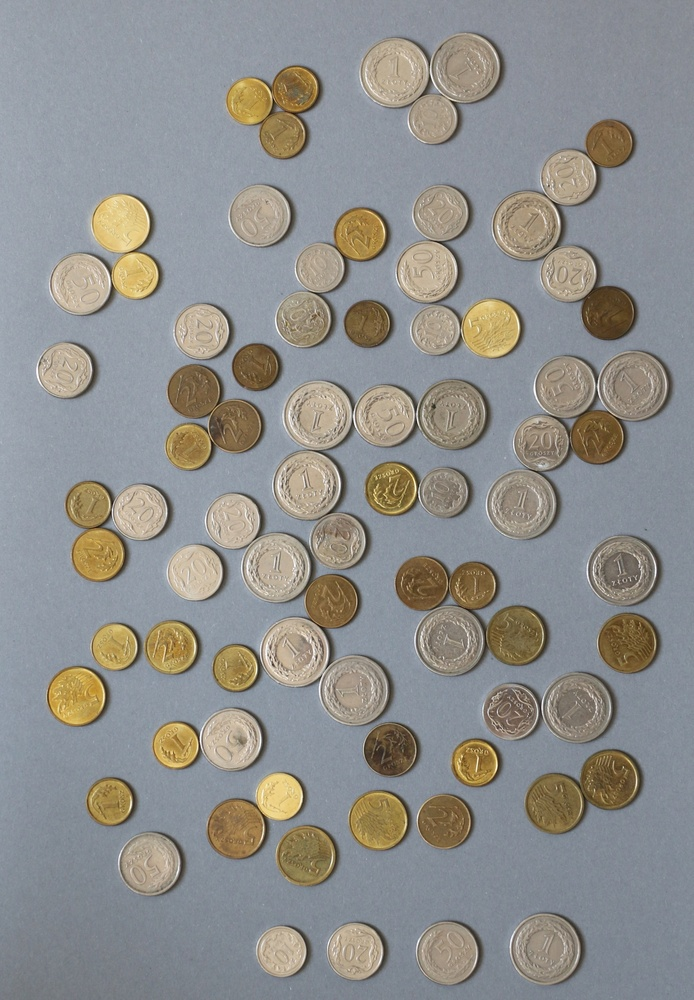
%> input picture Kolos/monety_4.jpg, 694 x 1000 px, shrunk from 1514 x 2182 before the run
$ octave AiPOC_2_10.m   (GNU Octave 9; MATLAB toolbox functions it lacks are replaced by stand-ins)
%> lines starting %> are read from the running program, lines starting %| are printed output that depends on the picture; in (x1, y1, x2, y2) boxes, pixels count from 0 and x2, y2 are one past the last pixel; in counts of white or black regions, pixels touching at a corner belong together; the program's own positions count from 1
%18 37
close all; clear; clc;

a = imread('monety_4.jpg');
%> a is the input picture: size 1000x694x3 uint8; mean R, G, B 143, 142.7, 140.3
a_hsv = rgb2hsv(a);
%> a_hsv: size 1000x694x3 double; mean H, S, V 0.431, 0.169, 0.605

all_coins = a_hsv(:, :, 1) < 0.4;
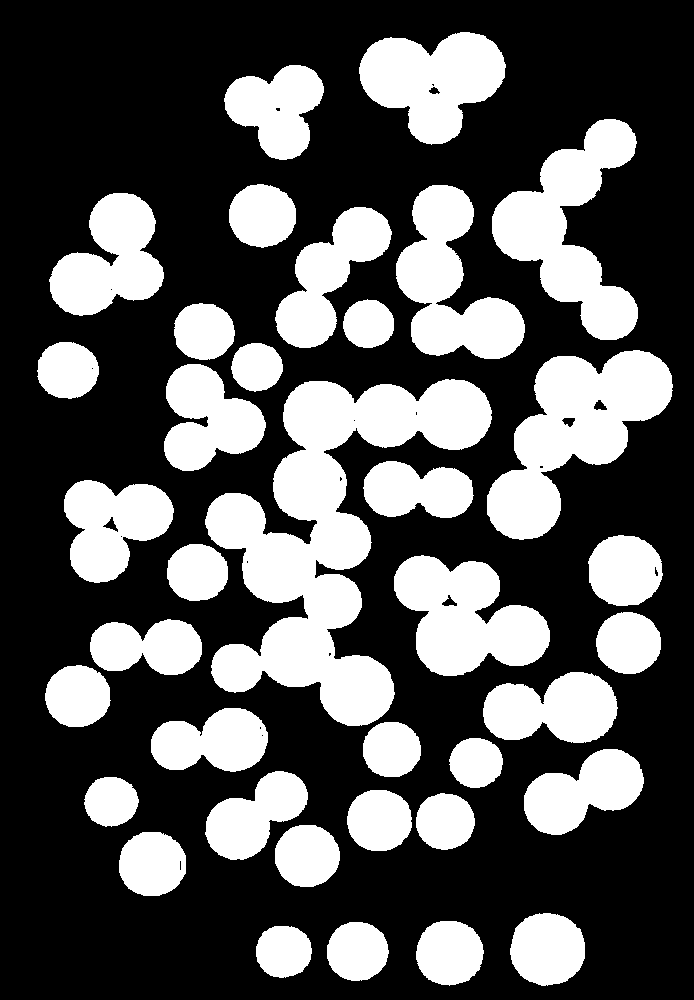
%> all_coins: size 1000x694 logical; 33.4% white; 37 white regions, largest, box (x1, y1, x2, y2) and area: (205, 379, 492, 726) 38257, (487, 350, 673, 540) 16953, (492, 119, 638, 340) 14293
all_coins = imclearborder(all_coins);
all_coins = medfilt2(all_coins, [5 5]);
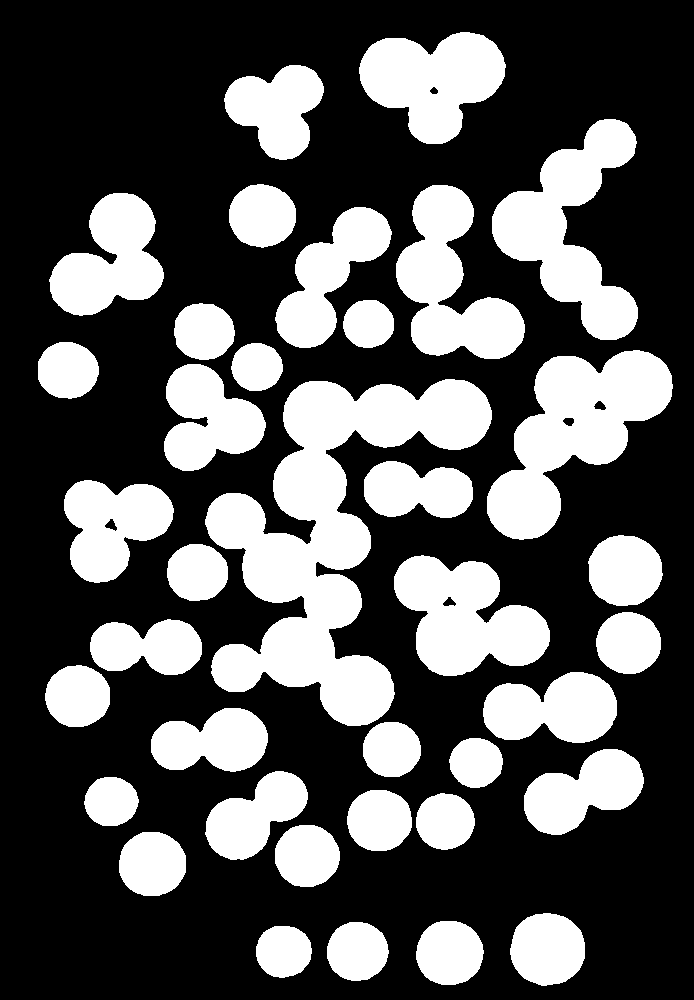
%> all_coins: size 1000x694 logical; 33.4% white; 37 white regions, largest, box (x1, y1, x2, y2) and area: (205, 379, 492, 726) 38310, (487, 350, 673, 540) 16982, (492, 119, 638, 340) 14303
all_coins = imclose(all_coins, ones(7));
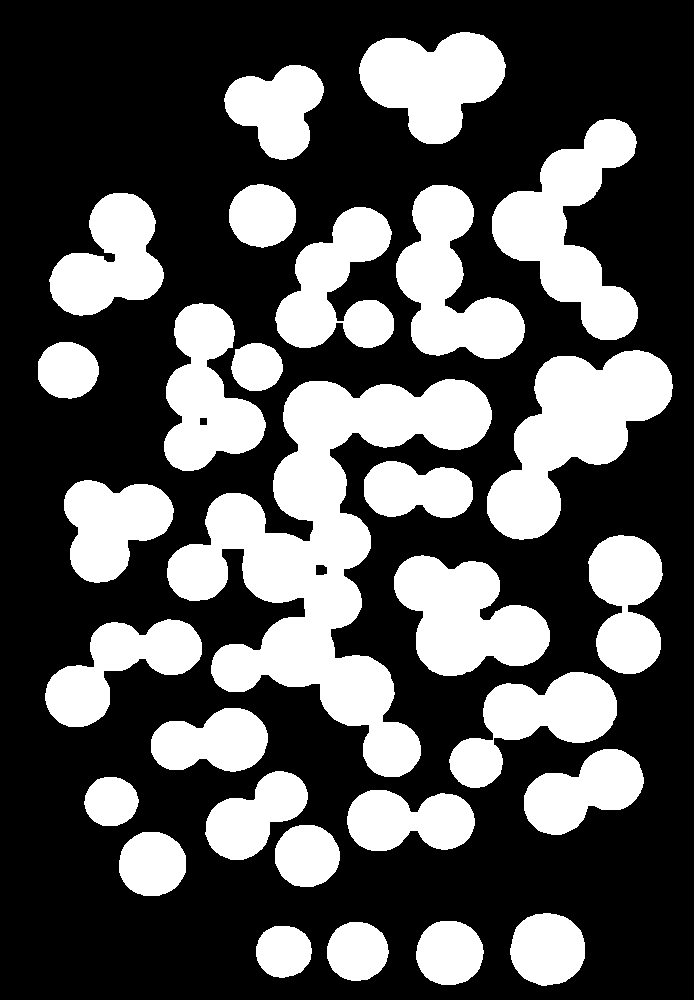
%> all_coins: size 1000x694 logical; 33.7% white; 29 white regions, largest, box (x1, y1, x2, y2) and area: (167, 379, 492, 777) 44159, (487, 350, 673, 540) 17203, (492, 119, 638, 340) 14352
all_coins = imopen(all_coins, ones(7));
%> all_coins: size 1000x694 logical; 33.6% white; 32 white regions, largest, box (x1, y1, x2, y2) and area: (167, 379, 492, 777) 44140, (487, 350, 672, 539) 17188, (492, 119, 638, 340) 14349

%srebrne monetki
srebrne = a(:,:,1)<0.3 & a(:,:,2)<0.4;
%> srebrne: size 1000x694 logical; every value is 0

imshow(srebrne)

$ run again, with Kolos/monety_11.jpg copied over Kolos/monety_4.jpg
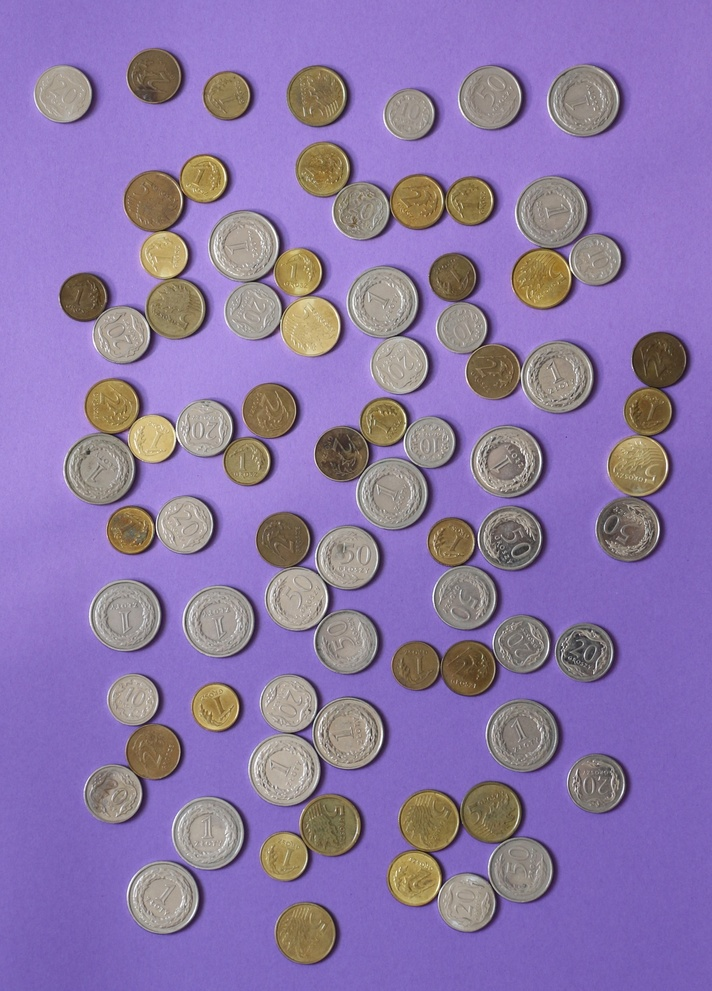
%> input picture Kolos/monety_11.jpg, 712 x 991 px, shrunk from 1415 x 1971 before the run
%> a is the input picture: size 991x712x3 uint8; mean R, G, B 140.7, 119.2, 168.6
%> a_hsv: size 991x712x3 double; mean H, S, V 0.545, 0.357, 0.699
%> `all_coins = a_hsv(:, :, 1) < 0.4;`:
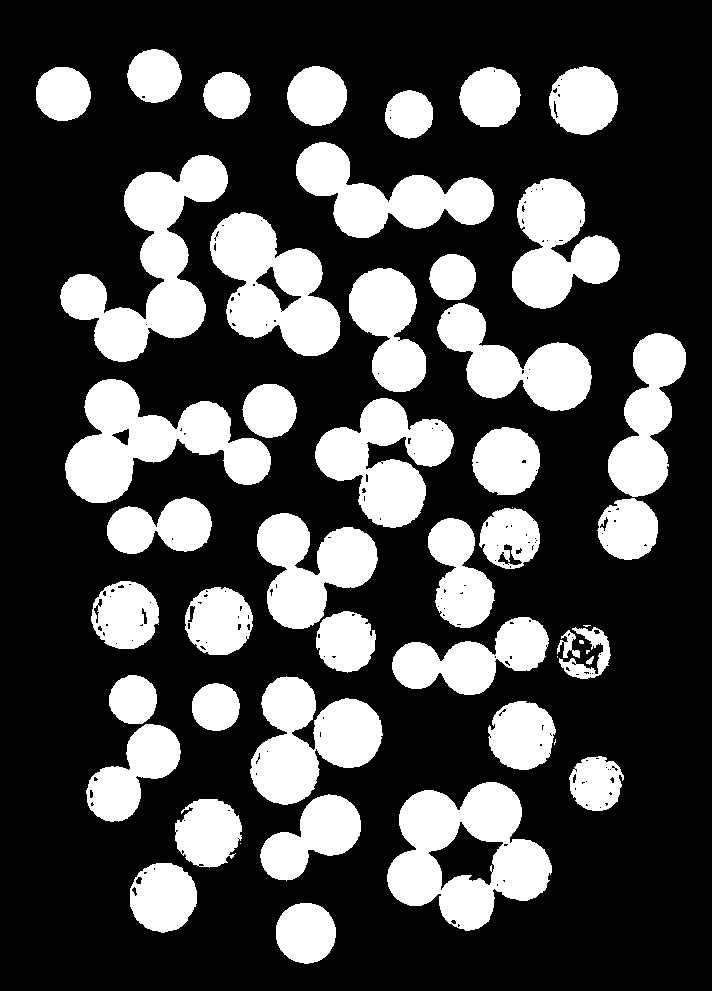
%> all_coins: size 991x712 logical; 28.6% white; 49 white regions (7 under 20 px), largest, box (x1, y1, x2, y2) and area: (387, 782, 552, 931) 13674, (60, 155, 228, 362) 13425, (65, 379, 271, 503) 12110
%> `all_coins = imclose(all_coins, ones(7));`:
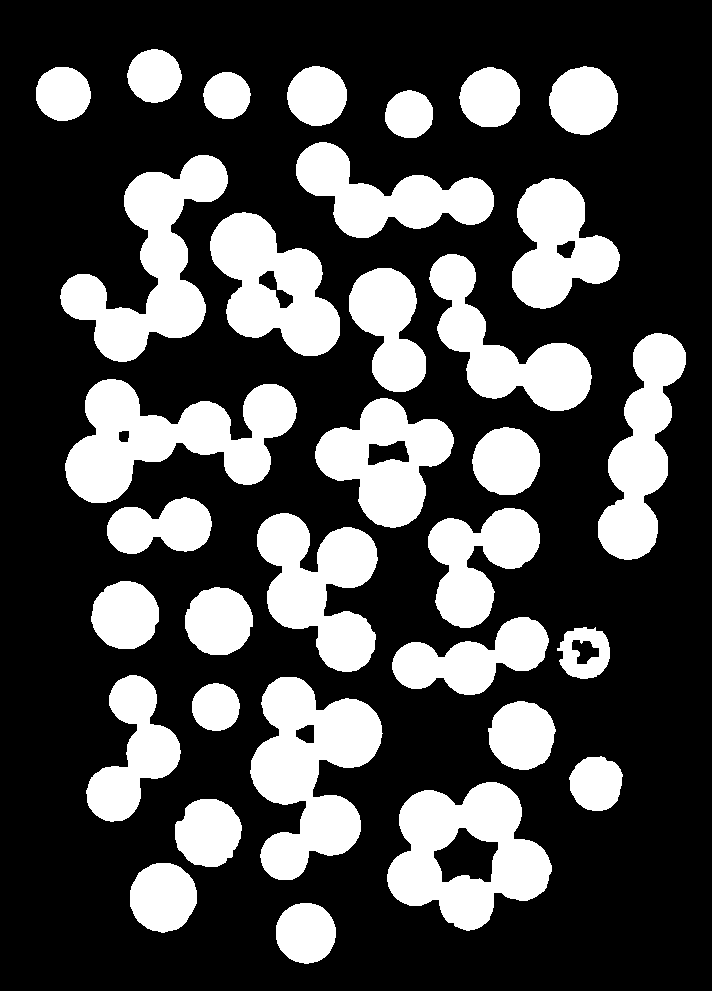
%> all_coins: size 991x712 logical; 29.1% white; 33 white regions, largest, box (x1, y1, x2, y2) and area: (250, 677, 383, 880) 14982, (65, 379, 297, 503) 14625, (387, 782, 552, 931) 13882
%> srebrne: size 991x712 logical; every value is 0

$ run again, with Kolos/monety_9.jpg copied over Kolos/monety_4.jpg
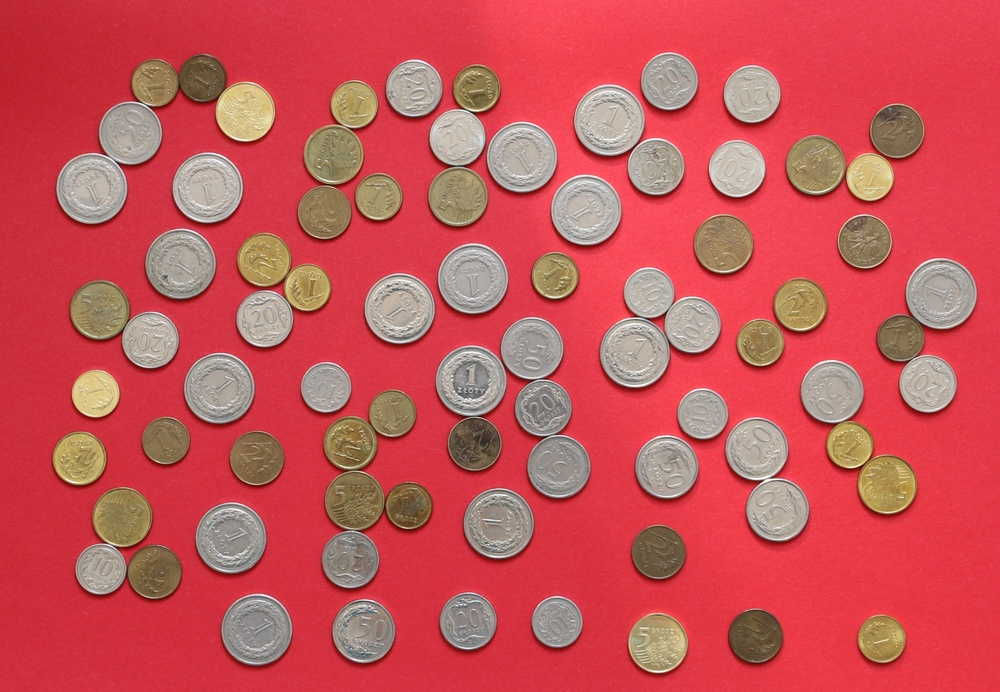
%> input picture Kolos/monety_9.jpg, 1000 x 692 px, shrunk from 1861 x 1288 before the run
%> a is the input picture: size 692x1000x3 uint8; mean R, G, B 200.7, 83.5, 87
%> a_hsv: size 692x1000x3 double; mean H, S, V 0.708, 0.59, 0.787
%> `all_coins = a_hsv(:, :, 1) < 0.4;`:
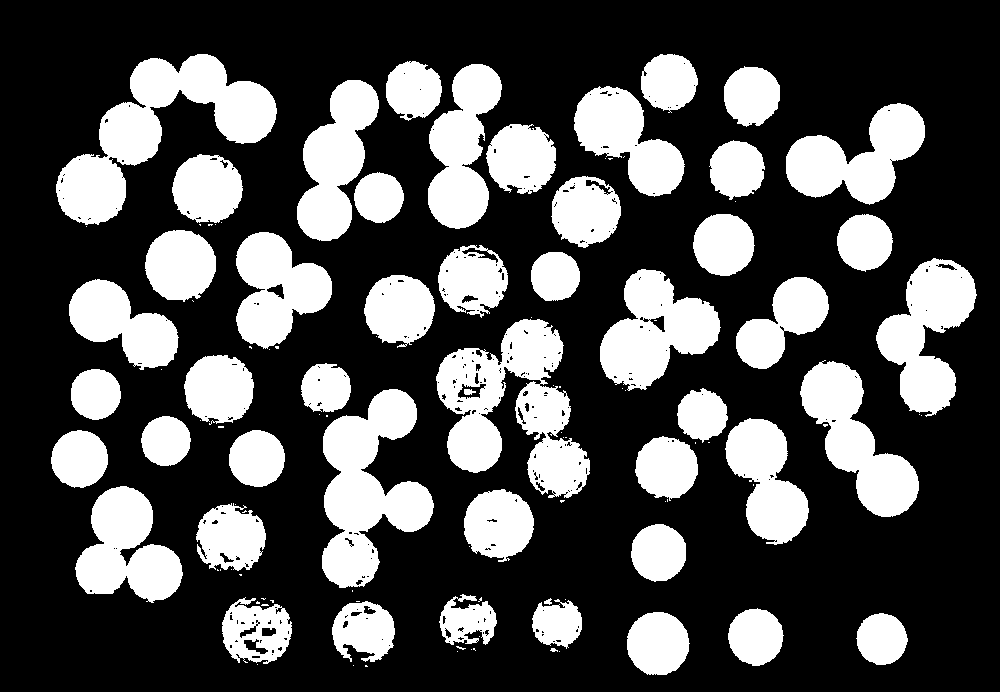
%> all_coins: size 692x1000 logical; 30.8% white; 111 white regions (61 under 20 px), largest, box (x1, y1, x2, y2) and area: (56, 54, 277, 225) 13904, (436, 319, 590, 498) 13645, (322, 389, 434, 588) 11882
%> `all_coins = imopen(all_coins, ones(7));`:
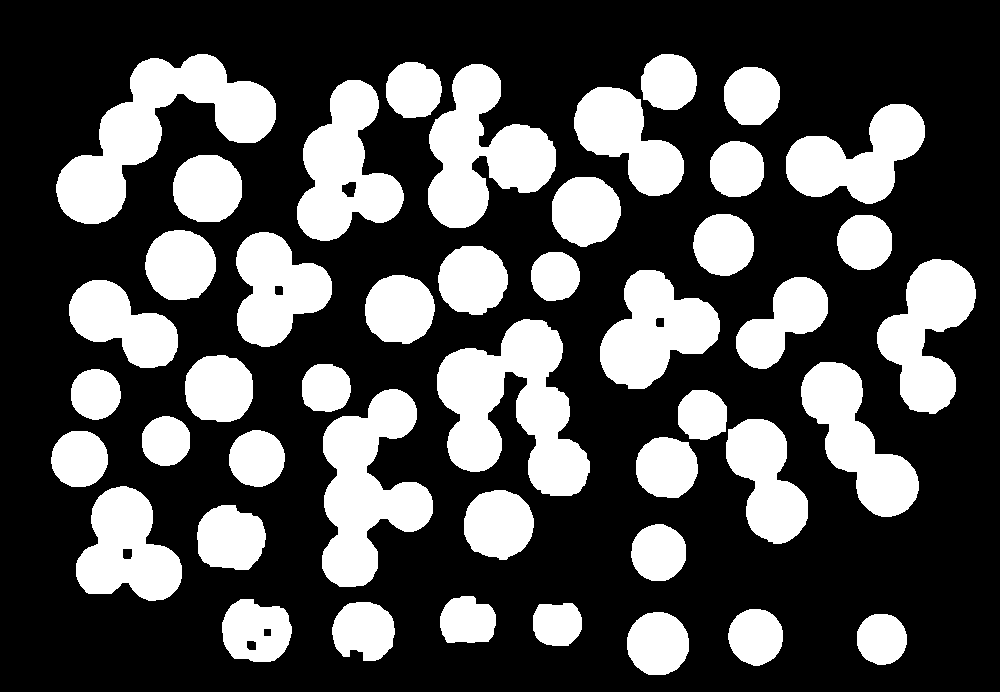
%> all_coins: size 692x1000 logical; 31.3% white; 45 white regions, largest, box (x1, y1, x2, y2) and area: (437, 319, 590, 496) 14676, (56, 54, 276, 224) 14095, (322, 389, 433, 587) 12053
%> srebrne: size 692x1000 logical; every value is 0
